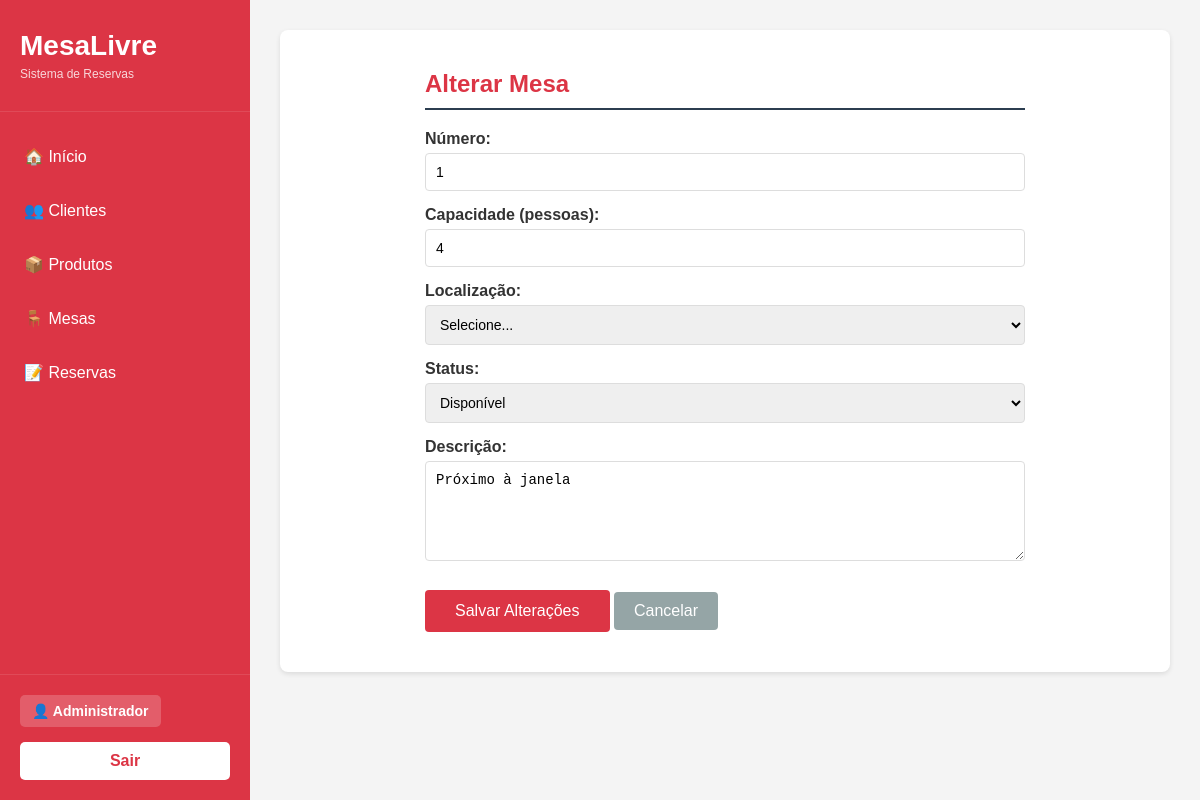
/MesaLivre/mesa.php?fun=alterar&id=1 (signed in), run on an earlier commit of the app's database.
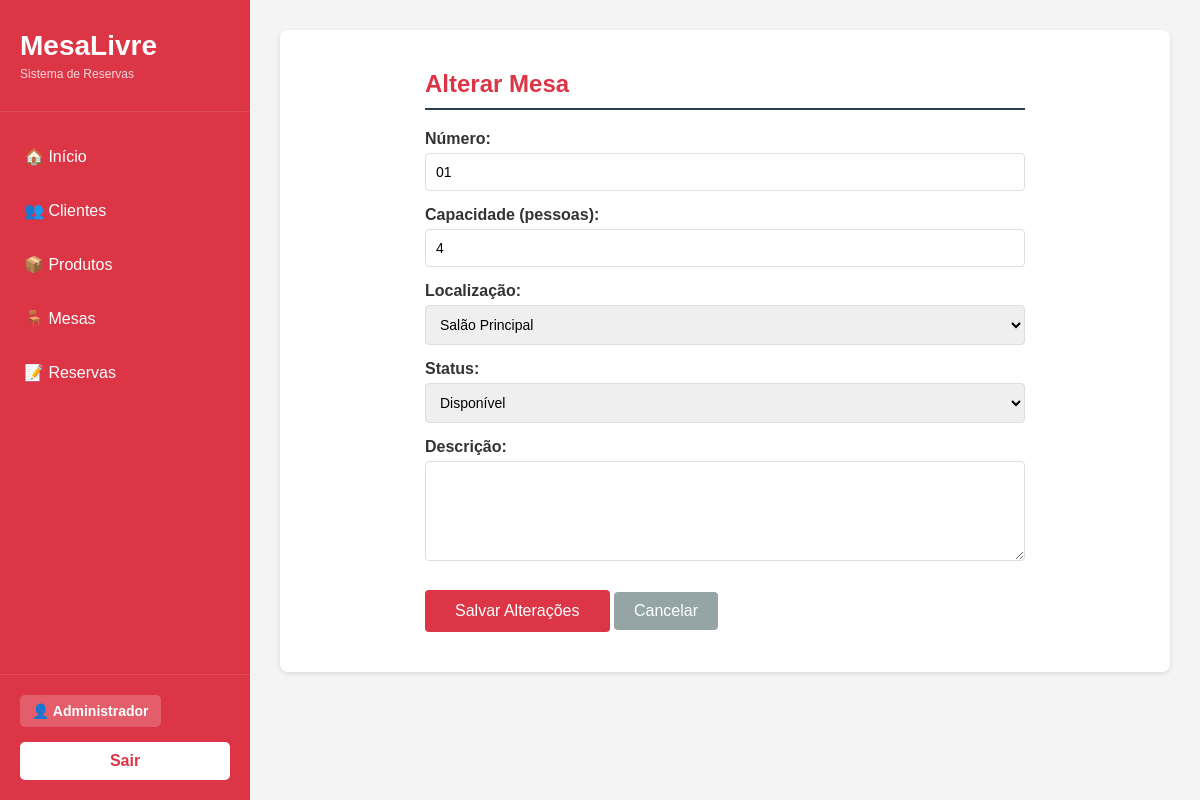
And on a later commit of the database.
### tables this page shows
CREATE TABLE mesas (

    id_mesa INT AUTO_INCREMENT PRIMARY KEY,

    numero VARCHAR(20) NOT NULL,

    capacidade INT NOT NULL,

    localizacao VARCHAR(60),

    status ENUM(
        'disponivel',
        'ocupada',
        'reservada',
        'limpeza',
        'manutencao'
    ) DEFAULT 'disponivel',

    descricao TEXT

);

### MesaLivre/modelo/mesa/MesaDAO_class.php (called while the page is built, shortened)
<?php
include_once "ConnectionFactory_class.php";
include_once "Mesa_class.php";
class MesaDAO {
    public function exibir($id) {
        try {
            $fabrica = new ConnectionFactory();
            $con = $fabrica->getConnection();
            $stmt = $con->prepare("SELECT * FROM mesas WHERE id_mesa = :id");
            $stmt->bindValue(':id', $id);
            $stmt->execute();
            $dado = $stmt->fetchAll(PDO::FETCH_ASSOC);
            $m = new Mesa();
            $m->setIdMesa($dado[0]["id_mesa"]);
            $m->setNumero($dado[0]["numero"]);
            $m->setCapacidade($dado[0]["capacidade"]);
            $m->setLocalizacao($dado[0]["localizacao"]);
            $m->setStatus($dado[0]["status"]);
            $m->setDescricao($dado[0]["descricao"]);
            return $m;
        } catch (PDOException $ex) {
            echo "Erro ao exibir mesa: " . $ex->getMessage();
        }
    }
}
?>

### MesaLivre/modelo/ConnectionFactory_class.php (called while the page is built, shortened)
<?php
if(!class_exists('ConnectionFactory')){
	class ConnectionFactory{
		public $dbType = "mysql";
		public $host = "localhost";
		public $user = "root";
		public $senha = "";
		public $db = "mesalivre";
		public $persistente = false;
		public function getConnection(){
			try{
				$this->con = new PDO(
					$this->dbType.":host=".$this->host.";dbname=".$this->db,
					$this->user,
					$this->senha,
					array(PDO::ATTR_PERSISTENT => $this->persistente,
					PDO::ATTR_ERRMODE => PDO::ERRMODE_EXCEPTION)
				);
				return $this->con;
			}
			catch(PDOException $ex){
				echo "Erro: " . $ex->getMessage();
			}
		}
	}
}
?>

### MesaLivre/modelo/mesa/Mesa_class.php (called while the page is built, shortened)
<?php
class Mesa{
    private $numero;
    private $capacidade;
    private $localizacao;
    private $status;
    private $descricao;
    public function getNumero(){
        return $this->numero;
    }
    public function setNumero($numero){
        $this->numero = $numero;
    }
    public function getCapacidade(){
        return $this->capacidade;
    }
    public function setCapacidade($capacidade){
        $this->capacidade = $capacidade;
    }
    public function getLocalizacao(){
        return $this->localizacao;
    }
    public function setLocalizacao($localizacao){
        $this->localizacao = $localizacao;
    }
    public function getStatus(){
        return $this->status;
    }
    public function setStatus($status){
        $this->status = $status;
    }
    public function getDescricao(){
        return $this->descricao;
    }
    public function setDescricao($descricao){
        $this->descricao = $descricao;
    }
}
?>

### MesaLivre/visao/mesa/formAlteraMesa.php (the view, shortened to what this page needs)
<div class="form-container">
    <h2>Alterar Mesa</h2>
    <form action="mesa.php?fun=alterar" method="POST">
        <div class="form-group">
            <label for="numero">Número:</label>
            <input type="text" name="numero" id="numero" value="<?php echo $m->getNumero(); ?>" required>
        </div>
        <div class="form-group">
            <label for="capacidade">Capacidade (pessoas):</label>
            <input type="number" name="capacidade" id="capacidade" value="<?php echo $m->getCapacidade(); ?>" required>
        </div>
        <div class="form-group">
            <label for="localizacao">Localização:</label>
            <select name="localizacao" id="localizacao" required>
                <option value="">Selecione...</option>
                <option value="Salão Principal" <?php echo $m->getLocalizacao() == 'Salão Principal' ? 'selected' : ''; ?>>Salão Principal</option>
            </select>
        </div>
        <div class="form-group">
            <label for="status">Status:</label>
            <select name="status" id="status" required>
                <option value="disponivel" <?php echo $m->getStatus() == 'disponivel' ? 'selected' : ''; ?>>Disponível</option>
            </select>
        </div>
        <div class="form-group">
            <label for="descricao">Descrição:</label>
            <textarea name="descricao" id="descricao"><?php echo $m->getDescricao(); ?></textarea>
        </div>
        <input type="submit" name="enviar" value="Salvar Alterações">
        <a href="mesa.php?fun=listar" class="btn-back">Cancelar</a>
    </form>
</div>

What changed in the data, as far as the page shows it:
changed mesas: numero "1" → "01"; localizacao (not shown) → "Salão Principal"; status (not shown) → "Disponível"; descricao "Próximo à janela" → (not shown)
Also different on the page:
form field localizacao: "Selecione..." → (not shown)
form field status: "Disponível" → (not shown)
